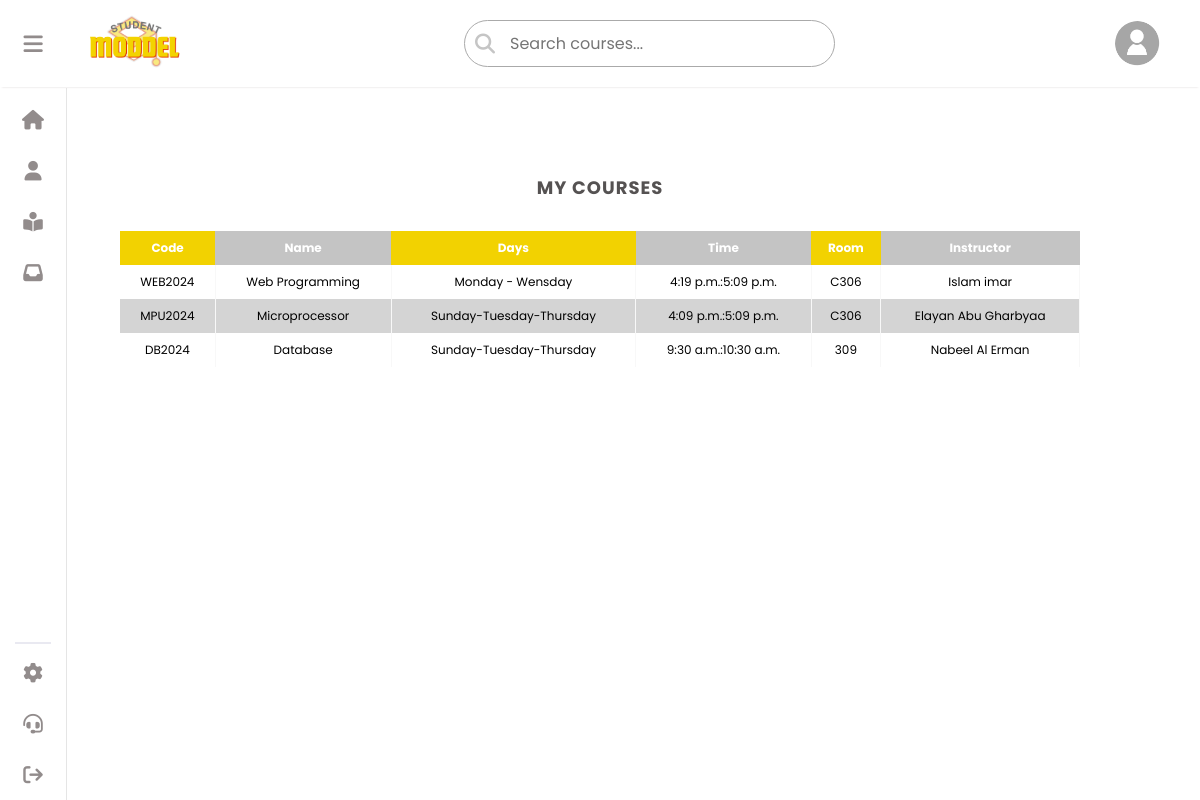
/my_courses (signed in), run on an earlier commit of the app's database.
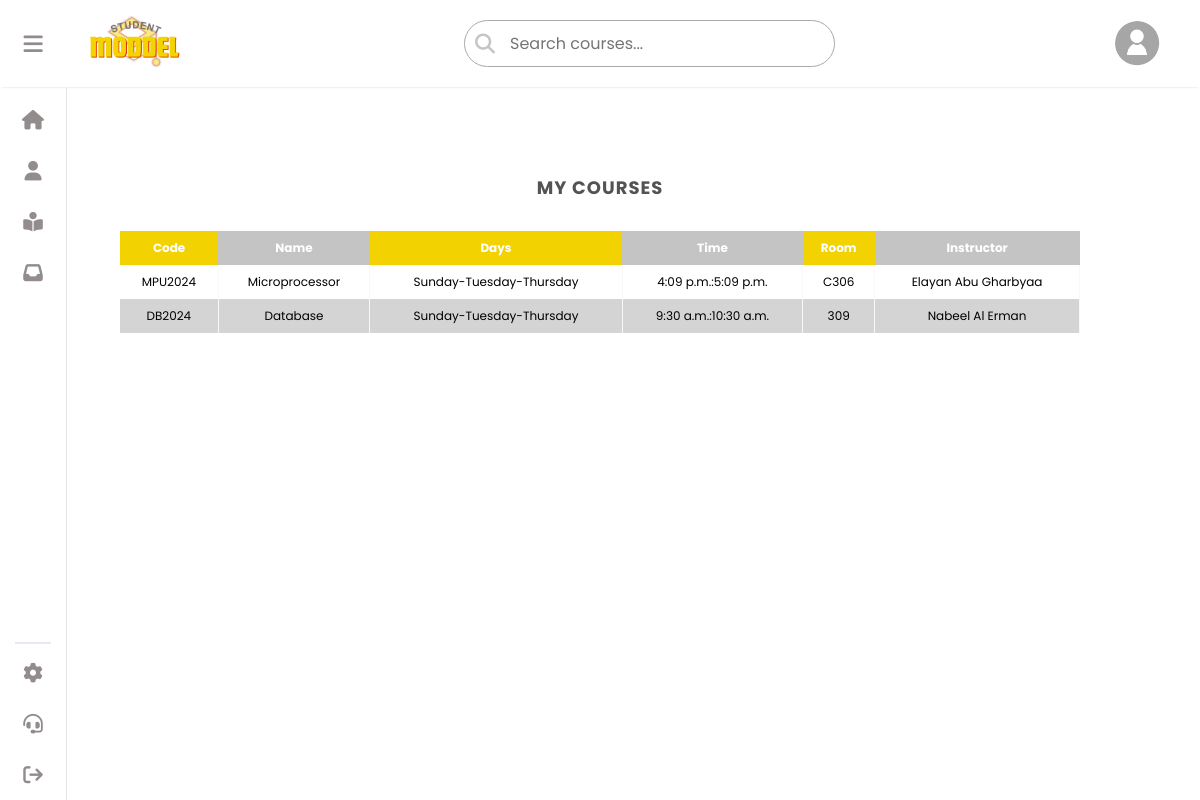
And on a later commit of the database.
### crud/models.py (models this page shows, shortened)
class Courses(models.Model):
    code = models.CharField(primary_key=True, max_length=10)
    name = models.CharField(max_length=100)
    description = models.CharField(max_length=255)
    prerequisites = models.ManyToManyField('self', through='Prerequisties', symmetrical=False)
    instractor = models.CharField(max_length=30,default='')
    capacity = models.IntegerField(default=0)
    schedule_id = models.ForeignKey(CoruseSchedules,on_delete=models.CASCADE,null=True,unique=True)

class CoruseSchedules(models.Model):
    id = models.AutoField(primary_key=True)  # Changed to AutoField for automatic ID handling
    DAY_CHOICES= (('Monday - Wensday','Monday - Wensday' ),('Sunday-Tuesday-Thursday','Sunday-Tuesday-Thursday'))
    days = models.CharField(max_length=100, choices=DAY_CHOICES, default='Monday - Wensday')
    start_time = models.TimeField()
    end_time = models.TimeField()
    room_no = models.CharField(max_length=5)
    class Meta:
        unique_together = ('days', 'start_time', 'end_time', 'room_no')
    def __str__(self):
        return f"{self.days} {self.start_time}-{self.end_time} in {self.room_no}"

### crud/views.py (the view)
# urls.py: path('my_courses', views.mycourses, name='mycourses'),
@login_required(login_url='/login'  )
def mycourses(request):
    userl = request.user
    print(f'Logged-in user: {userl}')
    student = Student.objects.filter(user=userl).first()
    print(f'Student found: {student}')
    courses_with_schedules = []
    if student:
        registrations = studentsReg.objects.filter(student_id=student).select_related('course_id__schedule_id')
        print(f'Registrations found: {registrations.count()}')
        for registration in registrations:
            course = registration.course_id
            schedule = course.schedule_id
            courses_with_schedules.append({
                'course_name': course.name,
                'course_code': course.code,
                'schedule_days': schedule.days if schedule else 'No schedule',
                'start_time': schedule.start_time if schedule else 'N/A',
                'end_time': schedule.end_time if schedule else 'N/A',
                'room_no': schedule.room_no if schedule else 'N/A',
                'instractor': course.instractor if schedule else 'N/A',
                'description': course.description if schedule else 'N/A',
            })
            print(f'Registered Course: {course.name}, Code: {course.code}, Schedule: {schedule}')
    return render(request, 'my_courses.html', {'student': student, 'courses': courses_with_schedules})

### crud/templates/my_courses.html (shortened to what this page needs)
<!DOCTYPE html>
<html lang="en">
<head>
    {% load static %}
    <link rel="stylesheet" type="text/css" href="{% static 'css/style.css' %}">
    <link rel="stylesheet" href="https://cdnjs.cloudflare.com/ajax/libs/font-awesome/6.5.1/css/all.min.css"
 />
</head>
<body>
    {% include "aside.html" %}
        {% if student %}
<div class="table-wrapper">
    {%if courses%}
    <thead><h2>My Courses</h2>
    <table class="fl-table">
        <thead>
        <tr>
            <th>Code</th>
            <th>Name</th>
            <th>Days</th>
            <th>Time</th>
            <th>Room</th>
            <th>Instructor</th>
        </tr>
        </thead>
        <tbody>
            {% for course in courses %}
        <tr>
            <td>{{course.course_code}}</td>
            <td>{{course.course_name}}</td>
            <td>{{course.schedule_days}}</td>
            <td>{{course.start_time}}:{{course.end_time}}</td>
            <td>{{course.room_no}}</td>
            <td>{{course.instractor}}</td>
        </tr>
        {% empty %}
        <h2>No courses registered.</h2>
        {% endfor %}
    </table>
    {% else %}
    <p>You are not registered as a student or no courses found.</p>
    {% endif %}
    {%endif%}
</div>
</body>
</html>

What changed in the data, as far as the page shows it:
removed Courses: course_code "WEB2024", course_name "Web Programming", instractor "Islam imar"
no longer on this page (row unchanged): CoruseSchedules: schedule_days "Monday - Wensday", start_time "4:19 p.m.", end_time "5:09 p.m.", room_no "C306"
